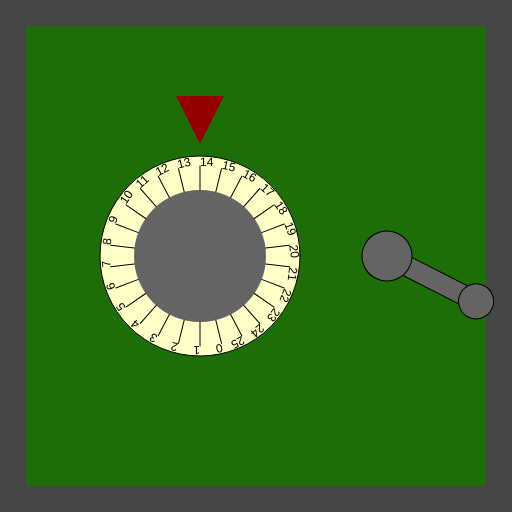
Frame 1 (no input)
Frame 60 (no input): identical to frame 1, image omitted
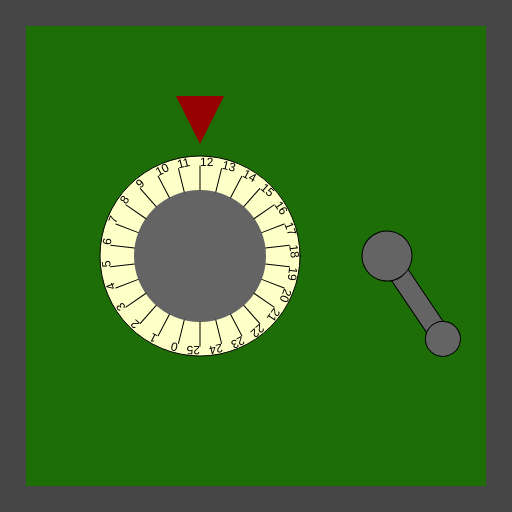
Frame 120 (the mouse pressed at the canvas centre since frame 60)

The p5.js sketch that drew these frames (run headless with seeded random() and noise() and a simulated clock; from frame 60 on, the mouse is pressed at the canvas centre):

// p5.js sketch
// ── sketch.js
/*

Officer: 8730866
CaseNum: 303-0-48719159-8730866

Case 303 - The Case of the Crooked Attorney
Stage 1 - Torvalds' Office

District Attorney Torvalds is well respected in Console City as an upstanding citizen and
enforcer of the law. Of course he’s as crooked as they come. I’ve had enough of having our
hard work at Sleuth and Co undermined by his bribes and back-payments. Let’s take take this
sucker down. I happen to know that Torvalds keeps his incriminating documents spread amongst
several safes in town. I’ll need you to bend the rules a little by breaking into them and
retrieving the incriminating evidence.

The first safe is in Torvald’s office. Crack it by doing the following:

	When any key is pressed:
	- Make Restricted_Storage_ValueA equal to 9

	When any key is released:
	- Make Restricted_Storage_ValueA equal to 15

	Whilst the mouse is moving:
	- Make Restricted_Storage_ValueA equal to 14

	When the mouse button is pressed:
	- Make Restricted_Storage_ValueA equal to 12

	Whilst the mouse is moving:
	- Make Restricted_Storage_ValueB equal to 63

	When the mouse button is pressed:
	- Make Restricted_Storage_ValueB equal to 34

	Whilst the mouse is being dragged:
	- Make Restricted_Storage_ValueB equal to 64

	When any key is released:
	- Make Restricted_Storage_ValueB equal to 46



There are many possible ways of investigating this case, but you
should use ONLY the following commands:

	- The assignment operator aka. the equals sign !

*/

//declare the variables

var Restricted_Storage_ValueA;
var Restricted_Storage_ValueB;


function preload()
{
	//IMAGES WILL BE LOADED HERE

}

function setup()
{
	createCanvas(512,512);

	//initialise the variables
	Restricted_Storage_ValueA = 0;
	Restricted_Storage_ValueB = 0;

}

///////////////////EVENT HANDLERS///////////////////

//Add your code to these events to open the safe ...

function mouseMoved()
{
	console.log("mouseMoved", mouseX, mouseY);
	Restricted_Storage_ValueA=14;
	Restricted_Storage_ValueB=63;
}

function mouseDragged()
{
	console.log("mouseDragged", mouseX, mouseY);
	Restricted_Storage_ValueB=64;
}

function mousePressed()
{
	console.log("mousePressed");
	Restricted_Storage_ValueB=34;
	Restricted_Storage_ValueA=12;
}

function mouseReleased()
{
	console.log("mouseReleased");
}

function keyPressed()
{
	console.log("keyPressed", key);
	Restricted_Storage_ValueA=9;
}

function keyReleased()
{
	console.log("keyReleased", key);
	Restricted_Storage_ValueA=15;
	Restricted_Storage_ValueB=46;
}

///////////////DO NOT CHANGE CODE BELOW THIS POINT///////////////////

function draw()
{


	//Draw the safe door
	background(70);
	noStroke();
	fill(29,110,6);
	rect(26,26,width-52,width-52);

	//Draw the combination dial
	push();
	translate(200,height/2);
	drawDial(200, Restricted_Storage_ValueA, 26);
	pop();

	//Draw the lever
	push();
	translate(width - 125,256);
	drawLever(Restricted_Storage_ValueB);
	pop();

}

function drawDial(diameter,num,maxNum)
{
	//the combination lock

	var r = diameter * 0.5;
	var p = r * 0.6;

	stroke(0);
	fill(255,255,200);
	ellipse(0,0,diameter,diameter);
	fill(100);
	noStroke();
	ellipse(0,0,diameter*0.66,diameter*0.66);
	fill(150,0,0);
	triangle(
		-p * 0.4,-r-p,
		p * 0.4,-r-p,
		0,-r-p/5
	);

	noStroke();

	push();
	var inc = 360/maxNum;

	rotate(radians(-num * inc));
	for(var i = 0; i < maxNum; i++)
	{
		push();
		rotate(radians(i * inc));
		stroke(0);
		line(0,-r*0.66,0,-(r-10));
		noStroke();
		fill(0);
		text(i,0,-(r-10));
		pop();
	}

	pop();
}

function drawLever(rot)
{
	push();
	rotate(radians(-rot))
	stroke(0);
	fill(100);
	rect(-10,0,20,100);
	ellipse(0,0,50,50);
	ellipse(0,100,35,35);
	pop();
}
